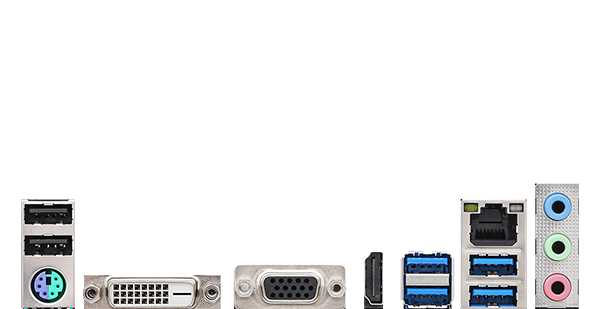
#> input picture A320M-HDV.png, 600 x 309 px
$ python -i port_mask_applicator.py   (imports and definitions only)
#> lines starting #> are read from the running program, lines starting #| are printed output that depends on the picture
#> further down, picture is the input picture: shape (309, 600, 3); mean B, G, R 235.8, 235.2, 234.7
import cv2
import json
import numpy as np
import os
from pathlib import Path

class PortMaskApplicator:
    """
    Detects ports on motherboard IO panels and applies pre-made cutout masks.

    Directory structure expected:
    templates/
        usb/
            reference.png       # Reference image of the port for detection
        hdmi/
            reference.png
        ...
    cutouts/
        usb.png                # Pre-made cutout mask (white with black port shape)
        hdmi.png
        ...
    """

    # Known physical dimensions (width_mm, height_mm) of what each template depicts.
    # These must match what the template image actually shows (housing, bezel, etc.),
    # not just the bare connector opening.
    PORT_PHYSICAL_DIMENSIONS = {
        'usb': (12.4, 4.5),       # USB Type-A receptacle housing
        'usb_c': (8.9, 3.2),      # USB Type-C receptacle
        'hdmi': (14.0, 4.6),      # HDMI Type-A
        'dp': (16.1, 4.4),        # DisplayPort
        'vga': (30.8, 12.0),      # VGA D-Sub 15 housing
        'dvi': (37.0, 13.0),      # DVI housing
        'ps2': (13.0, 13.0),      # PS/2 circular housing
        'audio': (6.5, 6.5),      # 3.5mm audio jack
        'optical_audio': (8.0, 8.0),  # Optical S/PDIF
        'ethernet': (15.9, 13.1),  # RJ45 jack housing
        'screw': (5.0, 5.0),      # Screw hole
        'wifi': (10.0, 10.0),     # WiFi antenna connector
    }

    def __init__(self, templates_dir="templates", cutouts_dir="cutouts"):
        self.templates_dir = templates_dir
        self.cutouts_dir = cutouts_dir
        self.port_configs = {}
        self.load_port_configurations()

    def load_port_configurations(self):
        """Load all port templates and their corresponding cutouts.

        Each port type folder can contain multiple template .png files
        (e.g. ethernet.png, ethernet2.png, ethernet_angled.png).
        All will be used during detection to improve matching across
        different manufacturers and angles.
        """
        if not os.path.exists(self.templates_dir):
            print(f"Warning: Templates directory '{self.templates_dir}' not found.")
            return

        if not os.path.exists(self.cutouts_dir):
            print(f"Warning: Cutouts directory '{self.cutouts_dir}' not found.")
            return

        # Port types to look for
        port_types = ['usb', 'vga', 'hdmi', 'dp', 'usb_c', 'dvi', 'ps2',
                     'audio', 'optical_audio', 'ethernet', 'screw', 'wifi']

        # Mapping from port_type to actual template directory name (case-insensitive file systems)
        dir_name_map = {
            'usb_c': 'usb-c',
            'wifi': 'Wi-Fi',
        }

        for port_type in port_types:
            dir_name = dir_name_map.get(port_type, port_type)
            template_dir = os.path.join(self.templates_dir, dir_name)
            cutout_path = os.path.join(self.cutouts_dir, f"{port_type}.png")

            if not os.path.isdir(template_dir) or not os.path.exists(cutout_path):
                continue

            cutout = cv2.imread(cutout_path, cv2.IMREAD_GRAYSCALE)
            if cutout is None:
                continue

            # Load all .png files from the template directory
            templates_gray = []
            for fname in sorted(os.listdir(template_dir)):
                if not fname.lower().endswith('.png'):
                    continue
                tpath = os.path.join(template_dir, fname)
                timg = cv2.imread(tpath)
                if timg is not None:
                    templates_gray.append(cv2.cvtColor(timg, cv2.COLOR_BGR2GRAY))

            if templates_gray:
                self.port_configs[port_type] = {
                    'templates_gray': templates_gray,
                    'cutout': cutout,
                }
                sizes = ", ".join(f"{t.shape[1]}x{t.shape[0]}" for t in templates_gray)
                print(f"Loaded {port_type}: {len(templates_gray)} template(s) [{sizes}], "
                      f"cutout {cutout.shape[1]}x{cutout.shape[0]}")

        if not self.port_configs:
            print("\nNo port configurations loaded!")
            print("Please set up the following directory structure:")
            print("  templates/")
            print("    usb/usb.png, usb2.png, ...")
            print("    hdmi/hdmi.png, hdmi2.png, ...")
            print("    ...")
            print("  cutouts/")
            print("    usb.png")
            print("    hdmi.png")
            print("    ...")

    def detect_ports(self, image, threshold=0.7, scales=None, nms_threshold=0.3):
        """
        Detect all configured ports in the image.

        Args:
            image: Input BGR image
            threshold: Matching confidence threshold (0-1)
            scales: List of scale factors to try
            nms_threshold: IoU threshold for non-maximum suppression

        Returns:
            List of detections: [(x, y, w, h, scale, port_type, confidence), ...]
        """
#> called with threshold = 0.7, nms_threshold = 0.3
        if scales is None:
            scales = [0.9, 0.95, 1.0, 1.05, 1.1, 1.15, 1.2]

        gray_image = cv2.cvtColor(image, cv2.COLOR_BGR2GRAY)
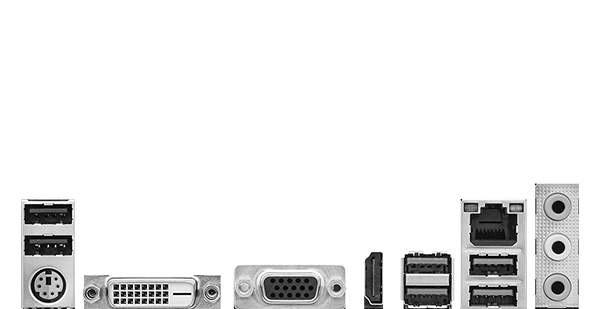
#> gray_image: shape (309, 600); min 0, max 255, mean 235.1
        all_detections = []

        print("\nDetecting ports...")
        print("-" * 70)

        for port_type, config in self.port_configs.items():
            port_detections = []

            for template_gray in config['templates_gray']:
                for scale in scales:
                    # Resize template
                    scaled_w = int(template_gray.shape[1] * scale)
                    scaled_h = int(template_gray.shape[0] * scale)

                    if scaled_w > gray_image.shape[1] or scaled_h > gray_image.shape[0]:
                        continue

                    scaled_template = cv2.resize(template_gray, (scaled_w, scaled_h))

                    # Template matching
                    result = cv2.matchTemplate(gray_image, scaled_template, cv2.TM_CCOEFF_NORMED)

                    # Find matches above threshold
                    locations = np.where(result >= threshold)

                    for pt in zip(*locations[::-1]):
                        confidence = result[pt[1], pt[0]]
                        port_detections.append((
                            pt[0], pt[1],           # x, y
                            scaled_w, scaled_h,     # width, height
                            scale,                  # scale factor
                            port_type,
                            float(confidence)
                        ))

            if port_detections:
                # Apply NMS per port type
                port_detections = self._non_max_suppression(port_detections, nms_threshold)
                all_detections.extend(port_detections)
                print(f"  {port_type}: {len(port_detections)} detected")
#> after the loop, all_detections = []

        print(f"\nTotal detections: {len(all_detections)}")
#| Total detections: 0
        return all_detections

    # [374 lines left out: functions detect_port_in_region, calibrate_from_detections, filter_by_physical_size, _non_max_suppression, _iou, create_clean_mask and 2 more, not called in this run]


# [10 lines not run here, left out]

>>> import cv2
>>> picture = cv2.imread('A320M-HDV.png')
>>> result = PortMaskApplicator().detect_ports(picture)
#> result = []
